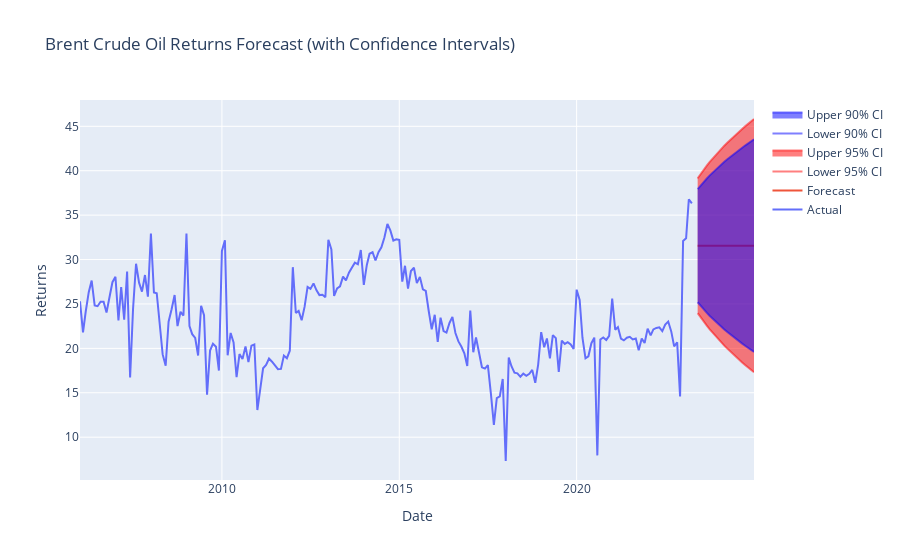

This figure's notebook cell:
### Code cell
# Forecast with confidence intervals for the next 24 months
future_dates = pd.date_range(start='2023-05-01', periods=20, freq='M')

# Forecast with 95% confidence interval
forecast_obj_95 = model_fit.get_prediction(start=future_dates[0], end=future_dates[-1])
forecast_95 = forecast_obj_95.predicted_mean
conf_int_95 = forecast_obj_95.conf_int(alpha=0.05)

# Forecast with 90% confidence interval
forecast_obj_90 = model_fit.get_prediction(start=future_dates[0], end=future_dates[-1])
forecast_90 = forecast_obj_90.predicted_mean
conf_int_90 = forecast_obj_90.conf_int(alpha=0.10)

# Plot the forecast with confidence intervals
fig = go.Figure()
fig.add_trace(go.Scatter(x=data.index, y=data['Returns'], mode='lines', name='Actual'))
fig.add_trace(go.Scatter(x=future_dates, y=forecast_95, mode='lines', name='Forecast'))
fig.add_trace(go.Scatter(x=future_dates, y=conf_int_95.iloc[:, 0], mode='lines', name='Lower 95% CI', line=dict(color='rgba(255,0,0,0.5)')))
fig.add_trace(go.Scatter(x=future_dates, y=conf_int_95.iloc[:, 1], mode='lines', name='Upper 95% CI', line=dict(color='rgba(255,0,0,0.5)'), fill='tonexty'))
fig.add_trace(go.Scatter(x=future_dates, y=conf_int_90.iloc[:, 0], mode='lines', name='Lower 90% CI', line=dict(color='rgba(0,0,255,0.5)')))
fig.add_trace(go.Scatter(x=future_dates, y=conf_int_90.iloc[:, 1], mode='lines', name='Upper 90% CI', line=dict(color='rgba(0,0,255,0.5)'), fill='tonexty'))
fig.update_layout(title='Brent Crude Oil Returns Forecast (with Confidence Intervals)', xaxis_title='Date', yaxis_title='Returns')
fig.show()

### Figure 1 — Plotly figure (JSON) as saved in the notebook; plotly's stock layout.template omitted (floating-point values rounded to 4 significant figures; data arrays with more than 128 entries replaced by an {"elided": "..."} marker saying what was removed)
{"data": [{"mode": "lines", "name": "Actual", "type": "scatter", "x": {"elided": "208 str values"}, "y": {"elided": "208 float values"}}, {"mode": "lines", "name": "Forecast", "type": "scatter", "x": ["2023-05-31T00:00:00", "2023-06-30T00:00:00", "2023-07-31T00:00:00", "2023-08-31T00:00:00", "2023-09-30T00:00:00", "2023-10-31T00:00:00", "2023-11-30T00:00:00", "2023-12-31T00:00:00", "2024-01-31T00:00:00", "2024-02-29T00:00:00", "2024-03-31T00:00:00", "2024-04-30T00:00:00", "2024-05-31T00:00:00", "2024-06-30T00:00:00", "2024-07-31T00:00:00", "2024-08-31T00:00:00", "2024-09-30T00:00:00", "2024-10-31T00:00:00", "2024-11-30T00:00:00", "2024-12-31T00:00:00"], "y": [31.56, 31.56, 31.56, 31.56, 31.56, 31.56, 31.56, 31.56, 31.56, 31.56, 31.56, 31.56, 31.56, 31.56, 31.56, 31.56, 31.56, 31.56, 31.56, 31.56]}, {"line": {"color": "rgba(255,0,0,0.5)"}, "mode": "lines", "name": "Lower 95% CI", "type": "scatter", "x": ["2023-05-31T00:00:00", "2023-06-30T00:00:00", "2023-07-31T00:00:00", "2023-08-31T00:00:00", "2023-09-30T00:00:00", "2023-10-31T00:00:00", "2023-11-30T00:00:00", "2023-12-31T00:00:00", "2024-01-31T00:00:00", "2024-02-29T00:00:00", "2024-03-31T00:00:00", "2024-04-30T00:00:00", "2024-05-31T00:00:00", "2024-06-30T00:00:00", "2024-07-31T00:00:00", "2024-08-31T00:00:00", "2024-09-30T00:00:00", "2024-10-31T00:00:00", "2024-11-30T00:00:00", "2024-12-31T00:00:00"], "y": [23.97, 23.48, 23.02, 22.58, 22.17, 21.77, 21.38, 21.01, 20.66, 20.31, 19.97, 19.65, 19.33, 19.02, 18.72, 18.42, 18.13, 17.85, 17.57, 17.3]}, {"fill": "tonexty", "line": {"color": "rgba(255,0,0,0.5)"}, "mode": "lines", "name": "Upper 95% CI", "type": "scatter", "x": ["2023-05-31T00:00:00", "2023-06-30T00:00:00", "2023-07-31T00:00:00", "2023-08-31T00:00:00", "2023-09-30T00:00:00", "2023-10-31T00:00:00", "2023-11-30T00:00:00", "2023-12-31T00:00:00", "2024-01-31T00:00:00", "2024-02-29T00:00:00", "2024-03-31T00:00:00", "2024-04-30T00:00:00", "2024-05-31T00:00:00", "2024-06-30T00:00:00", "2024-07-31T00:00:00", "2024-08-31T00:00:00", "2024-09-30T00:00:00", "2024-10-31T00:00:00", "2024-11-30T00:00:00", "2024-12-31T00:00:00"], "y": [39.15, 39.64, 40.1, 40.54, 40.96, 41.36, 41.74, 42.11, 42.47, 42.82, 43.15, 43.48, 43.8, 44.11, 44.41, 44.7, 44.99, 45.28, 45.55, 45.82]}, {"line": {"color": "rgba(0,0,255,0.5)"}, "mode": "lines", "name": "Lower 90% CI", "type": "scatter", "x": ["2023-05-31T00:00:00", "2023-06-30T00:00:00", "2023-07-31T00:00:00", "2023-08-31T00:00:00", "2023-09-30T00:00:00", "2023-10-31T00:00:00", "2023-11-30T00:00:00", "2023-12-31T00:00:00", "2024-01-31T00:00:00", "2024-02-29T00:00:00", "2024-03-31T00:00:00", "2024-04-30T00:00:00", "2024-05-31T00:00:00", "2024-06-30T00:00:00", "2024-07-31T00:00:00", "2024-08-31T00:00:00", "2024-09-30T00:00:00", "2024-10-31T00:00:00", "2024-11-30T00:00:00", "2024-12-31T00:00:00"], "y": [25.19, 24.78, 24.39, 24.03, 23.68, 23.34, 23.02, 22.71, 22.41, 22.12, 21.84, 21.56, 21.3, 21.04, 20.78, 20.54, 20.29, 20.06, 19.82, 19.6]}, {"fill": "tonexty", "line": {"color": "rgba(0,0,255,0.5)"}, "mode": "lines", "name": "Upper 90% CI", "type": "scatter", "x": ["2023-05-31T00:00:00", "2023-06-30T00:00:00", "2023-07-31T00:00:00", "2023-08-31T00:00:00", "2023-09-30T00:00:00", "2023-10-31T00:00:00", "2023-11-30T00:00:00", "2023-12-31T00:00:00", "2024-01-31T00:00:00", "2024-02-29T00:00:00", "2024-03-31T00:00:00", "2024-04-30T00:00:00", "2024-05-31T00:00:00", "2024-06-30T00:00:00", "2024-07-31T00:00:00", "2024-08-31T00:00:00", "2024-09-30T00:00:00", "2024-10-31T00:00:00", "2024-11-30T00:00:00", "2024-12-31T00:00:00"], "y": [37.93, 38.34, 38.73, 39.1, 39.45, 39.78, 40.11, 40.42, 40.72, 41.01, 41.29, 41.56, 41.83, 42.09, 42.34, 42.59, 42.83, 43.07, 43.3, 43.53]}], "layout": {"title": {"text": "Brent Crude Oil Returns Forecast (with Confidence Intervals)"}, "xaxis": {"title": {"text": "Date"}}, "yaxis": {"title": {"text": "Returns"}}}}
